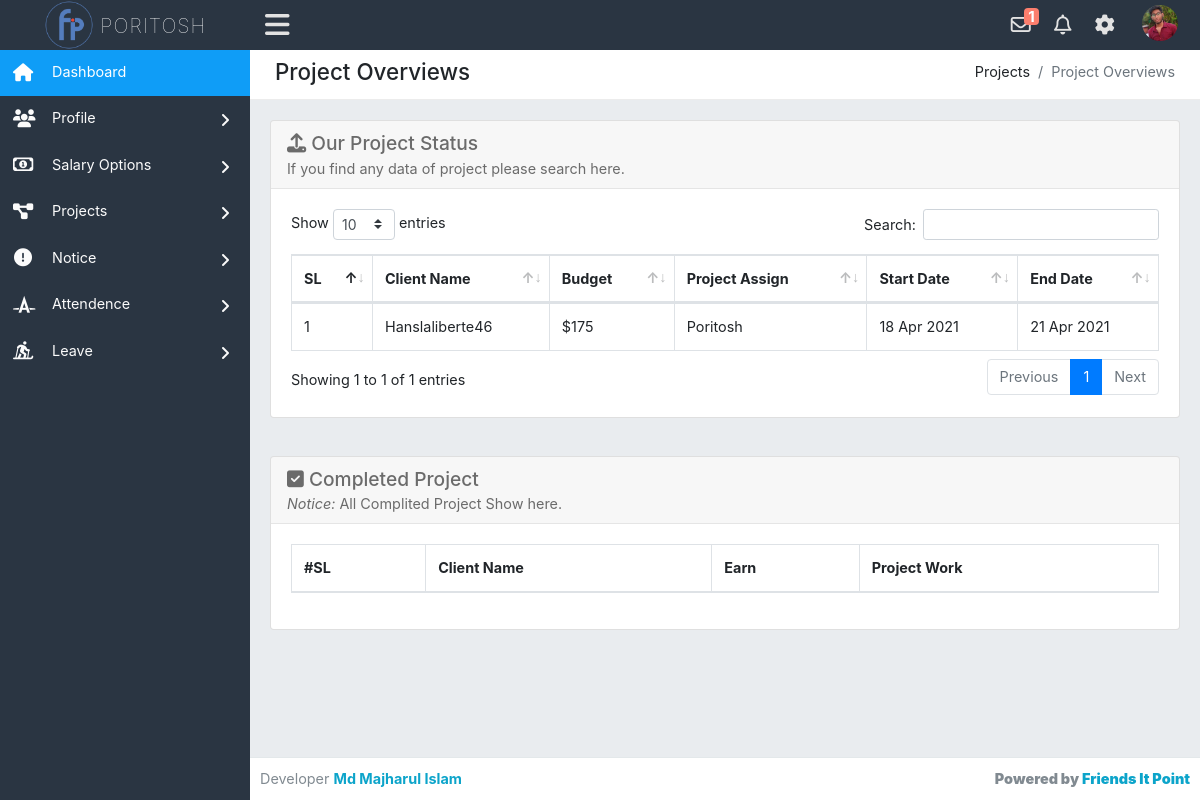
Screenshot of /projectOverview.php (signed in) with the database file from the repository.
### tables this page shows
CREATE TABLE `employee_info` (
  `id` int(11) NOT NULL,
  `employee_id` int(50) NOT NULL,
  `emp_fullname` varchar(100) NOT NULL,
  `emp_mail` varchar(50) NOT NULL,
  `emp_phone` int(20) NOT NULL,
  `emp_designation` varchar(50) NOT NULL,
  `emp_salary` varchar(50) NOT NULL,
  `emp_address` varchar(100) NOT NULL,
  `emp_password` varchar(150) NOT NULL,
  `emp_bio` varchar(1000) NOT NULL,
  `profile_pic` varchar(50) NOT NULL,
  `register_timedate` timestamp NOT NULL DEFAULT current_timestamp(),
  `total_salary` varchar(100) NOT NULL
);

CREATE TABLE `projects` (
  `project_id` int(50) NOT NULL,
  `client_name` varchar(200) NOT NULL,
  `budget` int(100) NOT NULL,
  `project_assign` varchar(200) NOT NULL,
  `start_date` varchar(20) NOT NULL,
  `end_date` varchar(20) NOT NULL,
  `completed` int(10) NOT NULL,
  `monthly_project_date` varchar(25) NOT NULL
);

### projectOverview.php (the view, shortened to what this page needs)
<?php require_once('header.php'); ?>
<div class="row">
    <div class="col-xl-12">
        <div class="breadcrumb-holder">
            <h1 class="main-title float-left">Project Overviews</h1>
            <ol class="breadcrumb float-right">
                <li class="breadcrumb-item">Projects</li>
                <li class="breadcrumb-item active">Project Overviews</li>
            </ol>
            <div class="clearfix"></div>
        </div>
    </div>
</div>
<div class="row">
    <div class="col-xs-12 col-sm-12 col-md-12 col-lg-12 col-xl-12">
        <div class="card mb-3">
            <div class="card-header">
                <h3><i class="fas fa-upload"></i> Our Project Status</h3>
               	If you find any data of project please search here.
            </div>
            <div class="card-body">
                <div class="table-responsive">
                    <div id="dataTable_wrapper" class="dataTables_wrapper dt-bootstrap4 no-footer">
                    	<div class="row">
                    		<div class="col-sm-12">
                    			<table id="dataTable" class="table table-bordered table-hover display dataTable no-footer" style="width: 100%;" role="grid" aria-describedby="dataTable_info">
                        			<thead>
			                            <tr role="row">
			                            	<th class="sorting_asc" tabindex="0" aria-controls="dataTable" rowspan="1" colspan="1" aria-sort="ascending">SL
			                            	</th>
			                            	<th class="sorting" tabindex="0" aria-controls="dataTable" rowspan="1" colspan="1">Client Name
			                            	</th>
			                            	<th class="sorting" tabindex="0" aria-controls="dataTable" rowspan="1" colspan="1">Budget
			                            	</th>
			                            	<th class="sorting" tabindex="0" aria-controls="dataTable" rowspan="1" colspan="1">Project Assign
			                            	</th>
			                            	<th class="sorting" tabindex="0" aria-controls="dataTable" rowspan="1" colspan="1">Start Date
			                            	</th>
			                            	<th class="sorting" tabindex="0" aria-controls="dataTable" rowspan="1" colspan="1">End Date
			                            	</th>
			                            </tr>
                        			</thead>
                    				<tbody>
                                        <?php
                                            $id = $_SESSION['logged_emp'];
                                            $myname = $pdo->prepare('SELECT * FROM employee_info WHERE id=?');
                                            $myname->execute(array($id));
                                            $names = $myname->fetchAll(PDO::FETCH_ASSOC);
                                            foreach ($names as $name) {
                                               $mynames = $name['emp_fullname'];
                                            }
                                         ?>
                                        <?php
                                            $stm = $pdo->prepare('SELECT * FROM projects WHERE project_assign=? ORDER BY project_id DESC');
                                            $stm->execute(array($mynames));
                                            $result = $stm->fetchAll(PDO::FETCH_ASSOC);
                                            $sl = 1;
                                            foreach ($result as $row) :
                                                $completed = $row['completed'];
                                                if($completed != 1) :
                                        ?>
				                    	<tr role="row">
				                    		<td><?php echo $sl;$sl++; ?></td>
				                    		<td><?php echo $row['client_name'] ?></td>
				                    		<td>$<?php echo $row['budget']; ?></td>
				                    		<td><?php echo $row['project_assign']; ?></td>
				                    		<td>
                                                <?php
                                                    $start_date = $row['start_date'];
                                                    $day = substr($start_date,8,2);
                                                    $month = substr($start_date,5,2);
                                                    $year = substr($start_date,0,4);
                                                    if($month == '04') { $month = 'Apr';}
                                                    echo $day.' '.$month.' '.$year;
                                                 ?>
                                            </td>
				                    		<td>
                                                <?php
                                                    $end_date = $row['end_date'];
                                                    $day = substr($end_date,8,2);
                                                    $month = substr($end_date,5,2);
                                                    $year = substr($end_date,0,4);
                                                    if($month == '04') { $month = 'Apr';}
                                                    echo $day.' '.$month.' '.$year;
                                                ?>
                                            </td>
				                    	</tr>
                                    <?php endif; endforeach; ?>
				                    </tbody>
				                </table>
				            </div>
				        </div>
        			</div>
                </div>
            </div>
        </div>
    </div>
</div><br>
<div class="row">
    <div class="col-xs-12 col-sm-12">
        <div class="card mb-3">
            <div class="card-header">
                <h3><i class="fas fa-check-square"></i> Completed Project</h3>
                <i>Notice: </i> All Complited Project Show here.
            </div>
            <div class="card-body">
                <table class="table table-responsive-xl table-bordered">
                    <thead>
                        <tr>
                            <th scope="col">#SL</th>
                            <th scope="col">Client Name</th>
                            <th scope="col">Earn</th>
                            <th scope="col">Project Work</th>
                        </tr>
                    </thead>
                </table>
            </div>
        </div>
    </div>
</div>
<?php require_once('footer.php'); ?>

### header.php (shortened to what this page needs)
<?php require_once('config.php'); ?>
<!DOCTYPE html>
<html lang="en">
<head>
    <link href="assets/css/bootstrap.min.css" rel="stylesheet" type="text/css" />
    <link href="assets/font-awesome/css/all.css" rel="stylesheet" type="text/css" />
    <link rel="stylesheet" href="fancybox-master/dist/jquery.fancybox.min.css">
    <link rel="stylesheet" href="livedatetime/clock.css">
    <link rel="stylesheet" href="livedatetime/calendar.css">
    <link href='https://netdna.bootstrapcdn.com/font-awesome/3.2.1/css/font-awesome.css' rel='stylesheet' type='text/css'>
    <link rel="stylesheet" type="text/css" href="assets/css/dataTables.bootstrap.min.css" />
    <link rel="stylesheet" type="text/css" href="assets/plugins/datatables/datatables.min.css" />
    <link href="assets/css/style.css" rel="stylesheet" type="text/css" />
</head>
<body class="adminbody">
    <div id="main">
        <div class="headerbar">
            <?php
                $stm = $pdo->prepare('SELECT * FROM employee_info WHERE id=?');
                $stm->execute(array($_SESSION['logged_emp']));
                $rslt = $stm->fetchAll(PDO::FETCH_ASSOC);
                foreach($rslt as $row) :
            ?>
            <div class="headerbar-left">
                <a href="index.php" class="logo">
                    <img alt="Logo" src="assets/images/logo.png" />
                    <span><?php echo $row['emp_fullname']; ?></span>
                </a>
            </div>
            <nav class="navbar-custom">
                <ul class="list-inline float-right mb-0">
                    <li class="list-inline-item dropdown notif">
                        <a class="nav-link dropdown-toggle arrow-none" data-toggle="dropdown" href="#" aria-haspopup="false" aria-expanded="false">
                            <i class="far fa-envelope"></i>
                            <?php
                                $notify_s = $pdo->prepare('SELECT * FROM notification WHERE emp_id=? AND type=? AND status=? ORDER BY date DESC');
                                $notify_s->execute(array($_SESSION['logged_emp'],'salary','unread'));
                                $notify_result = $notify_s->fetchAll(PDO::FETCH_ASSOC);
                                if(count($notify_result) > 0 ) :
                             ?>
                            <span class="mycounter"><?php echo count($notify_result); ?></span>
                            <?php endif; ?>
                        </a>
                    </li>
                    <li class="list-inline-item dropdown notif">
                        <a class="nav-link dropdown-toggle arrow-none" data-toggle="dropdown" href="#" aria-haspopup="false" aria-expanded="false">
                            <i class="far fa-bell"></i>
                        </a>
                    </li>
                    <li class="list-inline-item dropdown notif">
                        <a class="nav-link dropdown-toggle arrow-none" data-toggle="dropdown" href="#" aria-haspopup="false" aria-expanded="false">
                            <i class="fas fa-cog"></i>
                        </a>
                    </li>
                    <li class="list-inline-item dropdown notif">
                        <a class="nav-link dropdown-toggle nav-user" data-toggle="dropdown" href="#" aria-haspopup="false" aria-expanded="false">
                            <?php if($row['profile_pic'] != 'avatar') : ?>
                            <img src="uploads/<?php echo $row['profile_pic']; ?>" alt="Profile image" class="avatar-rounded">
                            <?php else : ?>
                            <img src="assets/images/avatars/admin.png" alt="Profile image" class="avatar-rounded">
                        </a>
                        <?php endif; endforeach; ?>
                    </li>
                </ul>
                <ul class="list-inline menu-left mb-0">
                    <li class="float-left">
                        <button class="button-menu-mobile open-left">
                            <i class="fas fa-bars"></i>
                        </button>
                    </li>
                </ul>
            </nav>
        </div>
        <div class="left main-sidebar">
            <div class="sidebar-inner leftscroll">
                <div id="sidebar-menu">
                    <ul>
                        <li class="submenu">
                            <a class="active" href="index.php">
                                <i class="fas fa-home"></i>
                                <span> Dashboard </span>
                            </a>
                        </li>
                        <li class="submenu">
                            <a id="tables" href="#">
                                <i class="fas fa-users"></i>
                                <span> Profile </span>
                                <span class="menu-arrow"></span>
                            </a>
                        </li>
                        <li class="submenu">
                            <a id="tables" href="#">
                                <i class="far fa-money-bill-alt"></i>
                                <span> Salary Options </span>
                                <span class="menu-arrow"></span>
                            </a>
                        </li>
                        <li class="submenu">
                            <a id="tables" href="#">
                                <i class="fas fa-project-diagram"></i>
                                <span> Projects </span>
                                <span class="menu-arrow"></span>
                            </a>
                        </li>
                        <li class="submenu">
                            <a id="tables" href="#">
                                <i class="fas fa-exclamation-circle"></i>
                                <span> Notice </span>
                                <span class="menu-arrow"></span>
                            </a>
                        </li>
                        <li class="submenu">
                            <a id="tables" href="#">
                                <i class="fab fa-autoprefixer"></i>
                                <span> Attendence </span>
                                <span class="menu-arrow"></span>
                            </a>
                        </li>
                        <li class="submenu">
                            <a id="tables" href="#">
                                <i class="fas fa-skiing-nordic"></i>
                                <span> Leave </span>
                                <span class="menu-arrow"></span>
                            </a>
                        </li>
                    </ul>
                </div>
            </div>
        </div>
        <div class="content-page">
            <div class="content">
                <div class="container-fluid">

### livedatetime/clock.css (style rules this page uses)
* { margin: 0; padding: 0; box-sizing: border-box; }

### rows the page displays
employee_info: emp_fullname "PORITOSH", count($notify_result) "1", profile_pic (picture)
projects: client_name "Hanslaliberte46", budget "175", project_assign "Poritosh", start_date "18", start_date "Apr", start_date "2021", end_date "21", end_date "Apr", end_date "2021"
